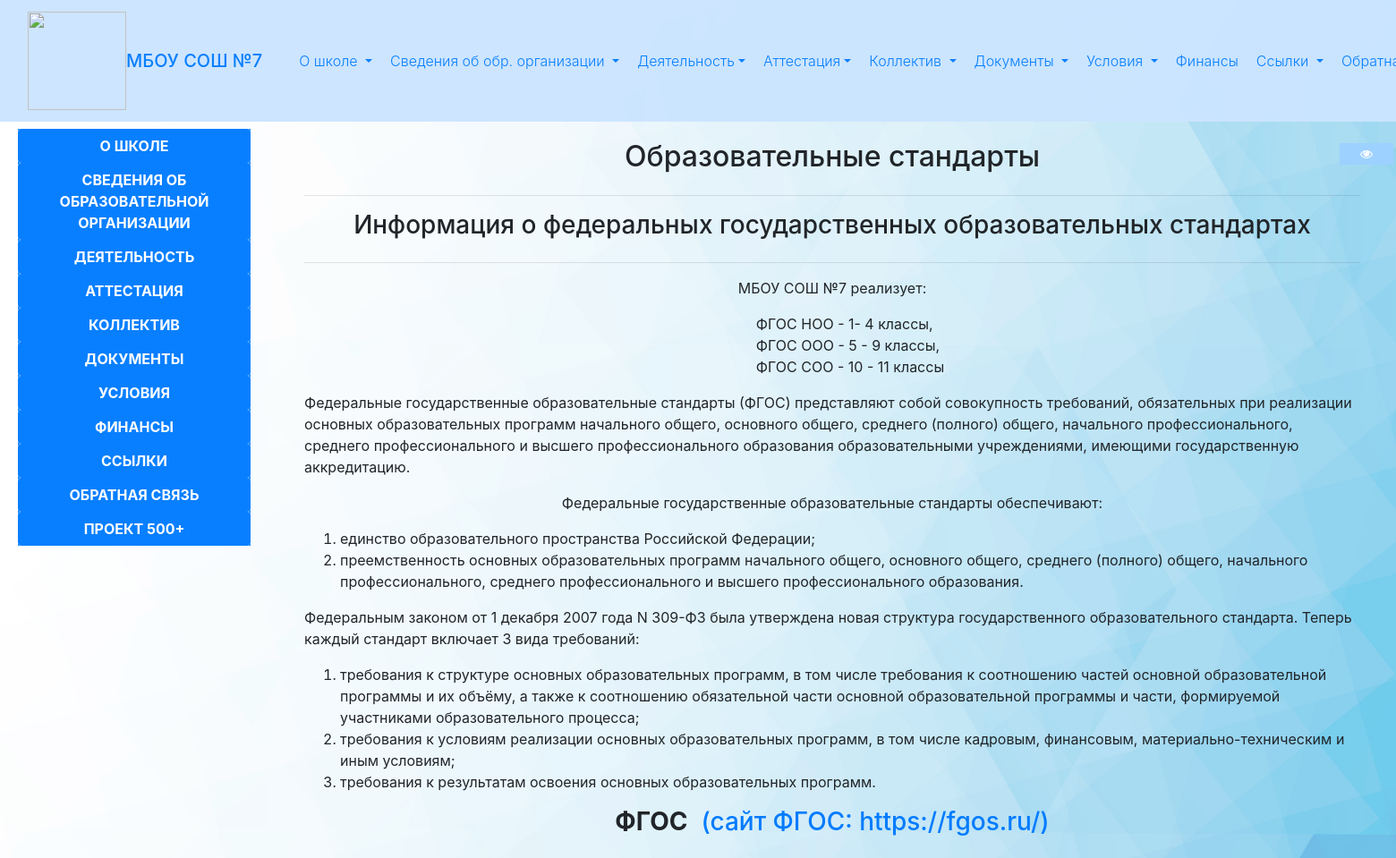
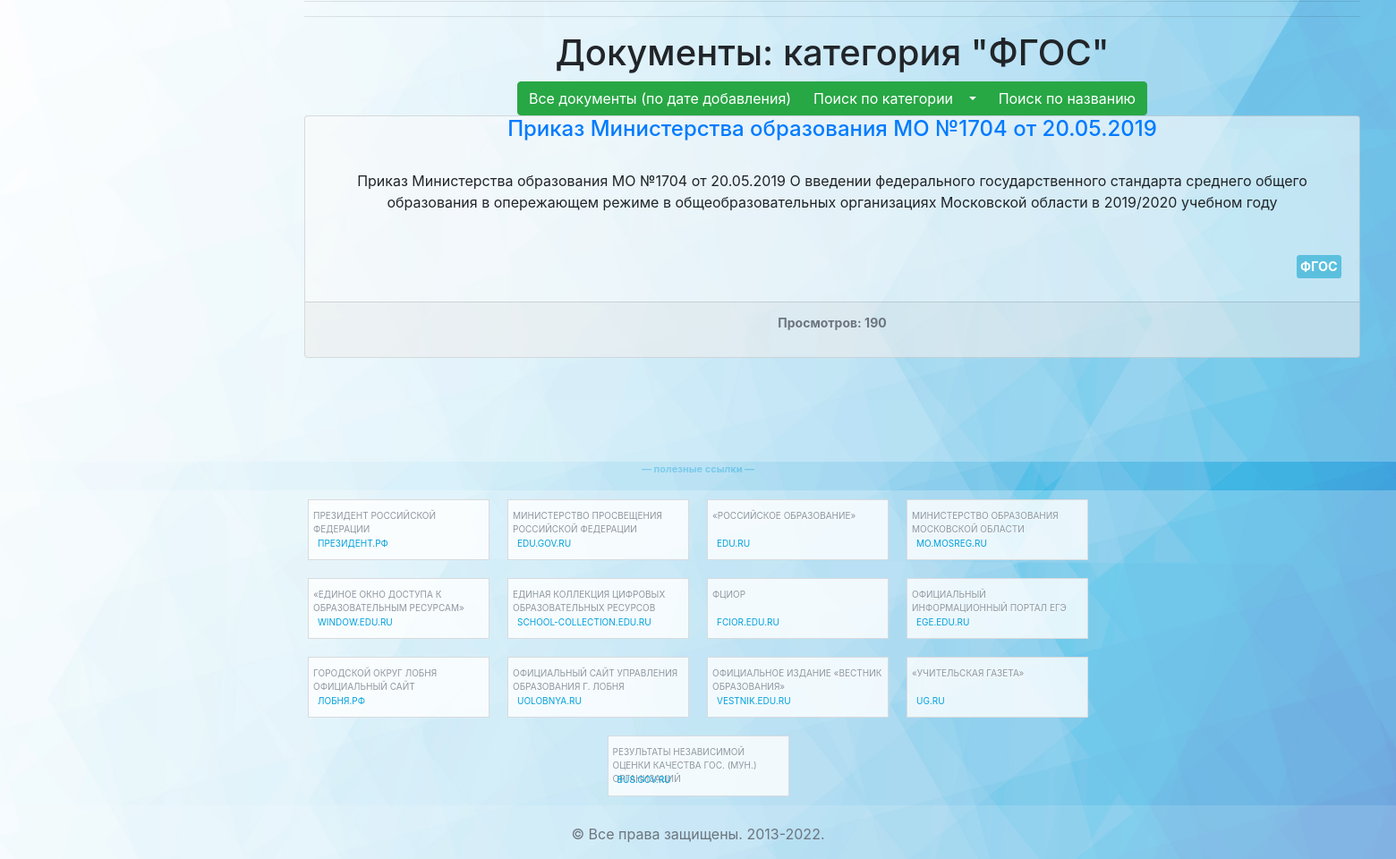
The app's page /about/standards/ with its own data (2 pictures, top to bottom).
### mbou/models.py (models this page shows, shortened)
class Document(models.Model):
    title = models.TextField()
    title_id = models.TextField(default=u'')
    description = models.TextField(blank=True)
    doc = models.FileField(upload_to="docs")
    pub_date = models.DateTimeField(default=timezone.now)
    categories = models.ManyToManyField(DocumentCategory)
    views_count = models.IntegerField(default=0)
    objects = DocumentManager()
    def url(self):
        return reverse('document_show', kwargs={'title': self.title_id, })
    class Meta:
        ordering = ['-pub_date', '-views_count']

class DocumentCategory(models.Model):
    GREEN = 'success'
    DBLUE = 'primary'
    BLACK = 'default'
    RED = 'danger'
    LBLUE = 'info'
    COLORS = (('GR', GREEN), ('DB', DBLUE), ('B', BLACK), ('RE', RED), ('BL', LBLUE))
    name = models.CharField(max_length=60)
    name_id = models.CharField(max_length=120, default=u'')
    color = models.CharField(max_length=2, choices=COLORS, default=BLACK)
    objects = DocumentCategoryManager()
    def get_url(self):
        return reverse('docs_by_category', kwargs={'cat_name': self.name_id})

### mbou/views.py (the view)
# urls.py: url(r'^about/standards/$', views.about_standards, name="about_standards"),
def about_standards(request):
    try:
        cat_obj = DocumentCategory.objects.get_by_name(categories.fgos_category)
        documents = Document.objects.by_category(cat_obj)
    except DocumentCategory.DoesNotExist:
        documents = Document.objects.newest()
    pagination = miscellaneous.paginate(documents, request, key='document')
    return render(request, 'about_standards.html', {'title': u'Сведения об образовательной организации - образовательные стандарты', 'news': News.objects.all,
                                                    'year': timezone.now, 'docs': pagination,
                                                    'categories': DocumentCategory.objects.order_by_doc_count().all,
                                                    "cats": DocumentCategory.objects.get_top_X, "cat_name": categories.fgos_category, })

### mbou/miscellaneous.py (called while the page is built)
def paginate(objects, request, key='', opp=OBJS_PER_PAGE):
    from django.core.paginator import Paginator, EmptyPage, PageNotAnInteger
    key = key + '_page'
    PAGES_LEFT_RIGHT = 4
    page = request.GET.get(key)
    paginator = Paginator(objects, opp)
    try:
        result = paginator.page(page)
    except EmptyPage:
        result = paginator.page(1)
    except PageNotAnInteger:
        result = paginator.page(1)
    result.from_left = result.number - PAGES_LEFT_RIGHT
    result.from_right = result.number + PAGES_LEFT_RIGHT
    result.key = key
    return result

### mbou/models.py (called while the page is built)
    def get_url(self):
        return reverse('news', kwargs={'id': self.id, })

    def docs_count(self):
        return self.annotate(docs_count=Count('document'))

    def order_by_doc_count(self):
        return self.docs_count().order_by('-docs_count')

    def get_by_name(self, name):
        return self.get(name=name)

    def get_top_X(self, top_size=5):
        real_top = top_size
        return self.order_by_doc_count().all()[:real_top]

    def by_category(self, category):
        return self.filter(categories=category)

### templates/about_standards.html
{% extends "docs_list.html" %}
{% block preceeding %}
    <div class="page-header d-flex justify-content-center">
        <h2>Образовательные стандарты</h2>
    </div>
    <hr/>
    <div class="page-header d-flex justify-content-center">
        <h3>Информация о федеральных государственных образовательных стандартах</h3>
    </div>
    <hr/>
    <div class="d-flex justify-content-center">
        <p>
            МБОУ СОШ №7 реализует:
        </p>
    </div>
    <div class="d-flex justify-content-center">
        <ul style="list-style: none;">
            <li>ФГОС НОО - 1- 4 классы,</li>
            <li>ФГОС ООО - 5 - 9 классы,</li>
            <li>ФГОС СОО - 10 - 11 классы</li>
        </ul>
    </div>
    <div class="d-flex justify-content-center">
        <p>
            Федеральные государственные образовательные стандарты (ФГОС) представляют собой совокупность требований, обязательных при реализации основных образовательных программ начального общего, основного общего, среднего (полного) общего, начального профессионального, среднего профессионального и высшего профессионального образования образовательными учреждениями, имеющими государственную аккредитацию.
        </p>
    </div>
    <div class="d-flex justify-content-center">
        <p>
            Федеральные государственные образовательные стандарты обеспечивают:
        </p>
    </div>
    <div class="d-flex justify-content-center">
        <ol>
            <li>единство образовательного пространства Российской Федерации;</li>
            <li>преемственность основных образовательных программ начального общего, основного общего, среднего (полного) общего, начального профессионального, среднего профессионального и высшего профессионального образования.</li>
        </ol>
    </div>
    <div class="d-flex justify-content-center">
        <p>
            Федеральным законом от 1 декабря 2007 года N 309-ФЗ была утверждена новая структура государственного образовательного стандарта. Теперь каждый стандарт включает 3 вида требований:
        </p>
    </div>
    <div class="d-flex justify-content-center">
        <ol>
            <li>требования к структуре основных образовательных программ, в том числе требования к соотношению частей основной образовательной программы и их объёму, а также к соотношению обязательной части основной образовательной программы и части, формируемой участниками образовательного процесса;</li>
            <li>требования к условиям реализации основных образовательных программ, в том числе кадровым, финансовым, материально-техническим и иным условиям;</li>
            <li>требования к результатам освоения основных образовательных программ.</li>
        </ol>
    </div>
    <div class="d-flex justify-content-center">
        <h3>
            <b>ФГОС</b>&nbsp;
            <a href="https://fgos.ru/" target="_blank" style="text-decoration: none">
                (сайт ФГОС: https://fgos.ru/)
            </a>
        </h3>
    </div>
    <hr/>
{% endblock %}

### templates/docs_list.html (shortened to what this page needs)
{% extends 'news.html' %}
{% block content %}
  {% block preceeding %}
  {% endblock %}
  <hr/>
  <div class="page-header">
    <h1 class="text-center">Документы: {% if cat_name %} категория "{{ cat_name }}" {% elif query %} по запросу "{{ query }}" {% else %} по дате добавления {% endif %}</h1>
    <div class="btn-group-lg" align="center">
      <div class="btn-group" role="group">
          <a href="{% url 'docs_newest' %}" class="btn btn-success" role="button">Все документы (по дате добавления)</a>
          <div class="btn-group" role="group">
            <button class="btn btn-success dropdown-toggle" type="button" data-toggle="dropdown">
               Поиск по категории&nbsp;&nbsp;
            </button>
          </div>
          <a href="{% url 'docs_search' %}" class="btn btn-success" role="button">Поиск по названию</a>
      </div>
    </div>
  </div>
  {% if docs %}
    <div class="card-group">
    {% for doc in docs %}
      <div class="card document-{% if forloop.counter|divisibleby:2 %}white{% else %}grey{% endif %}">
        <div class="document-header">
          <h4 class="card-title text-center">
            <a href="{{ doc.url }}">{{ doc.title }}</a>
          </h4>
        </div>
        <div class="card-body">
          <p class="card-text text-center">{{ doc.description }}</p>
        </div>
        <div class="card-body">
          <div class="categories document-categories">
            {% for category in doc.categories.all %}
              <a href="{{ category.get_url }}" class="text-center categories-category categories-category-{{ category.get_color_display }}">{{ category.name }}</a>
            {% endfor %}
          </div>
        </div>
        <div class="card-footer">
          <p class="document-vote-count text-muted small text-center">
            {% if request.user.is_authenticated %}Опубликовано {{ doc.pub_date }} {% endif %}Просмотров: {{ doc.views_count }}
          </p>
        </div>
      </div>
      {% if not forloop.counter|divisibleby:2 and forloop.last %}
        </div>
      {% endif %}
    {% endfor %}
  {% else %}
    <h3 class="text-center">Пока не добавлено ни одного документа</h3>
  {% endif %}
{% endblock %}

### static/css/sticky-footer-navbar.css (style rules this page uses)
html { position: relative; min-height: 100%; }
body { margin-bottom: 60px; }

### static/css/dashboard.css (style rules this page uses)
.main .page-header { margin-top: 0; }

### static/css/adjustments.css (style rules this page uses)
.bg::before { content: ""; background: url(../../media/pics/background-main.jpg) no-repeat center center fixed; -webkit-background-size: cover; -moz-background-size: cover; -o-background-size: cover; background-size: cover; position: absolute; top: 0px; right: 0px; bottom: 0px; left: 0px; opacity: 0.75; }
#all { background-color: rgba(255, 255, 255, 0.25) !important; }
html { position: relative; min-height: 100%; }
body { background-color(255, 255, 255, 0.25) !important; }
.categories { line-height: 2.4em; }
.categories-category { display: inline; padding: .2em .6em .3em; font-size: 75%; font-weight: bold; font-size: .9em; line-height: 1; color: #FFFFFF; text-align: center; white-space: nowrap; vertical-align: baseline; border-radius: .25em; margin-left: 1.3em; padding: .3em .3em .3em; }
.categories-category-info { background-color: #5BC0DE; }
.document-grey { background-color: rgba(250, 250, 250, 0.6); }
.document-vote-count { font-weight: bold; }
.document-categories { float: right; text-align: right; }

### static/css/special.css (style rules this page uses)
.spv #eyes, { display:none !important; }

### records on screen
Document: title "Приказ Министерства образования МО №1704 от 20.05.2019", description "Приказ Министерства образования МО №1704 от 20.05.2019 О введении федерального государственного стандарта среднего общего образования в опережающем режиме в общеобразовательных организациях Московской области в 2019/2020 учебном году", views_count "190"
DocumentCategory: name "ФГОС"

### other values on screen
{{ cat_name }} "ФГОС"
{{ year|date:"Y" }} "2022"
